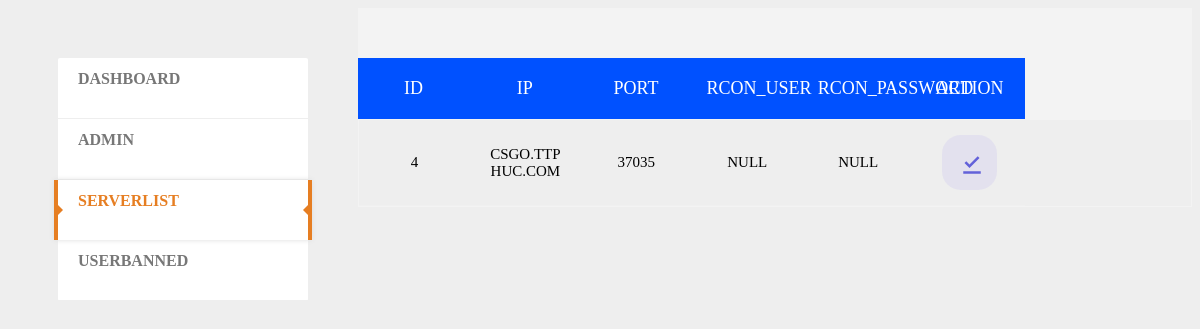
Screenshot of /admin/dashboard.php?page=serverlist&edit=4 with the database file from the repository.
### tables this page shows
CREATE TABLE `serverlist` (
  `id` bigint NOT NULL,
  `ip` varchar(255) NOT NULL,
  `port` varchar(255) NOT NULL,
  `rcon_user` varchar(255) DEFAULT NULL,
  `rcon_password` varchar(255) DEFAULT NULL
);

### admin/dashboard.php (the view, shortened to what this page needs)
<?php
	require ('connect.php');
?>
<!DOCTYPE html PUBLIC "-//W3C//DTD XHTML 1.0 Transitional//EN" "http://www.w3.org/TR/xhtml1/DTD/xhtml1-transitional.dtd">
<html xmlns="http://www.w3.org/1999/xhtml">
<head>
    <link href="css/dashboard.css" rel="stylesheet" type="text/css" />
</head>
<?php
	$page = $_GET['page'];
	$edit = $_GET['edit'];
	$delete = $_GET['delete'];
?>
<body>
<div class="container">
	<nav>
		<ul class="mcd-menu">
			<li>
				<a href="?page=dashboard"
				<?php
					if ($page == "dashboard")
					echo'class="active"';
				?> >
					<strong>Dashboard</strong>
				</a>
			</li>
			<?php
				$sql = "SHOW TABLES";
				$result = $conn->query($sql);
				if ($result->num_rows > 0) {
					while ($row = $result->fetch_array()) {
						echo '	<li> <a href="?page='.$row[0].'"';
						if ($page == $row[0]) {echo'class="active"'; }
									echo '><strong>'. $row[0]  .'</strong></a>
								</li>';
					}
				} else {
					echo "NO INFORMATION ON THIS DATABASE !!!";
				}
			 ?>
		</ul>
	</nav>
</div>
	<?php if($page <> "dashboard" && $edit=="" && $delete=="") { ?>
		<div class="tbl-header" >
			<table cellpadding="0" cellspacing="0" border="0">
				<thead>
					<tr>
						<?php
						$sql = "SELECT * FROM $page";
						$result = $conn->query($sql);
						if ($result->num_rows > 0) {
							$row = $result->fetch_assoc();
							foreach ($row as $key => $value) {
							echo '<th>'.$key .'</th>';
							}
						} ?>
						<th> action </th>
					</tr>
				</thead>
			</table>
	</div>
	<div class="tbl-content">
			<table cellpadding="0" cellspacing="0" border="0">
			<tbody align="center">
				<?php
				$sql = "SELECT * FROM $page";
				$result = $conn->query($sql);
				$id=0;
				if ($result->num_rows > 0) {
					while ($row = $result->fetch_assoc()) {
						echo '<tr>';
						foreach ($row as $key => $value) {
							if ($value <>'') {
								echo '<td >' . $value . '</td>';
							} else echo '<td > NULL </td>';
						}
						$id=$id+1;
						echo '<td >
						<a href="?page='.$page.'&edit='.$id.'"><deletebutton class="tooltip">
					  <svg style="color: blue" width="25" height="25" viewBox="0 0 20 20" fill="none" xmlns="http://www.w3.org/2000/svg">
					  <path d="M19 19H5V17H19V19ZM10 14.42L6 10.42L7.41 9.01L10 11.59L16.59 5L18 6.42L10 14.42Z" fill="#6361D9"></path> </svg>
						<span class="tooltiptext">Edit</span>
					  </deletebutton> </a>
					  <a href="?page='.$page.'&delete='.$id.'"><deletebutton class="tooltip">
						<svg xmlns="http://www.w3.org/2000/svg" fill="none" viewBox="0 0 20 20" height="25" width="25">
						  <path fill="#6361D9" d="M8.78842 5.03866C8.86656 4.96052 8.97254 4.91663 9.08305 4.91663H11.4164C11.5269 4.91663 11.6329 4.96052 11.711 5.03866C11.7892
						   5.11681 11.833 5.22279 11.833 5.33329V5.74939H8.66638V5.33329C8.66638 5.22279 8.71028 5.11681 8.78842 5.03866ZM7.16638 5.74939V5.33329C7.16638 4.82496
						   7.36832 4.33745 7.72776 3.978C8.08721 3.61856 8.57472 3.41663 9.08305 3.41663H11.4164C11.9247 3.41663 12.4122 3.61856 12.7717 3.978C13.1311 4.33745
						   13.333 4.82496 13.333 5.33329V5.74939H15.5C15.9142 5.74939 16.25 6.08518 16.25 6.49939C16.25 6.9136 15.9142 7.24939 15.5 7.24939H15.0105L14.2492
						   14.7095C14.2382 15.2023 14.0377 15.6726 13.6883 16.0219C13.3289 16.3814 12.8414 16.5833 12.333 16.5833H8.16638C7.65805 16.5833 7.17054 16.3814 6.81109
						    16.0219C6.46176 15.6726 6.2612 15.2023 6.25019 14.7095L5.48896 7.24939H5C4.58579 7.24939 4.25 6.9136 4.25 6.49939C4.25 6.08518 4.58579 5.74939 5
							5.74939H6.16667H7.16638ZM7.91638 7.24996H12.583H13.5026L12.7536 14.5905C12.751 14.6158 12.7497 14.6412 12.7497 14.6666C12.7497 14.7771 12.7058 14.8831
							12.6277 14.9613C12.5495 15.0394 12.4436 15.0833 12.333 15.0833H8.16638C8.05588 15.0833 7.94989 15.0394 7.87175 14.9613C7.79361 14.8831 7.74972 14.7771
							7.74972 14.6666C7.74972 14.6412 7.74842 14.6158 7.74584 14.5905L6.99681 7.24996H7.91638Z" clip-rule="evenodd" fill-rule="evenodd"></path>
						</svg>
						<span class="tooltiptext">delete</span>
					  </deletebutton></a>
					  </td>';
						echo '</tr>';
					}
				} else {
					echo 'NO INFORMATION';
				}
				?>
			</tbody>
			</table>
			<addbutton class="add-more">
			<span class="circle" aria-hidden="true">
			<span class="icon arrow"></span>
			</span>
			<span class="button-text">Add More</span>
			</addbutton>
	</div>
	<?php }
	else if ( $edit <> "") {
		?>
		<div class="tbl-header" >
			<table cellpadding="0" cellspacing="0" border="0">
				<thead>
					<tr>
						<?php
						$sql = "SELECT * FROM $page";
						$result = $conn->query($sql);
						if ($result->num_rows > 0) {
							$row = $result->fetch_assoc();
							foreach ($row as $key => $value) {
							echo '<th>'.$key .'</th>';
							}
						}?>
						<th> action </th>
					</tr>
				</thead>
			</table>
		</div>
		<div class="tbl-content">
			<table cellpadding="0" cellspacing="0" border="0" id="dataTable" method="POST">
			<tbody align="center">
				<?php
				$edit--;
				$sql = "SELECT * FROM $page LIMIT $edit, 1;";
				$result = $conn->query($sql);
				if ($result->num_rows > 0) {
						$row = $result->fetch_assoc();
						foreach ($row as $key => $value) {
							if ($value <>'') {
								echo '<td contenteditable="true">' . $value . '</td>';
							} else echo '<td contenteditable="true"> NULL </td>';
						}
						echo '<td >
						<input type="hidden" contenteditable="true" name="name" value= "'.$page.'" >
						<input type="hidden"contenteditable="true" name="id" value= "'.$edit.'" >
						<a class="save-btn"><deletebutton class="tooltip" type="submit">
					  <svg style="color: blue" width="25" height="25" viewBox="0 0 20 20" fill="none" xmlns="http://www.w3.org/2000/svg">
					  <path d="M19 19H5V17H19V19ZM10 14.42L6 10.42L7.41 9.01L10 11.59L16.59 5L18 6.42L10 14.42Z" fill="#6361D9"></path> </svg>
						<span class="tooltiptext" >DONE</span>
					  </deletebutton> </a></td></tr>';
					} else { echo 'NO INFORMATION';
				}
				?>
			</tbody>
			</table>
	</div>
<?php }
	?>
</body>
</html>

### admin/css/dashboard.css (style rules this page uses)
body { background: #EEE; overflow-x:hidden; }
.container { float: left; margin: 0px auto; padding: 50px 0; padding-left: 50px; width: 300px; }
@media only screen and (min-width: 1200px) { .container { width:300px; } }
.mcd-menu { list-style: none; padding: 0; margin: 0; background: #FFF; border-radius: 2px; -moz-border-radius: 2px; -webkit-border-radius: 2px; width: 250px; }
.mcd-menu li { position: relative; }
.mcd-menu li a { display: block; text-decoration: none; padding: 12px 20px; color: #777; text-align: left; height: 36px; position: relative; border-bottom: 1px solid #EEE; }
.mcd-menu li a strong { display: block; text-transform: uppercase; }
.mcd-menu li a i, .mcd-menu li a strong, .mcd-menu li a small { position: relative; transition: all 300ms linear; -o-transition: all 300ms linear; -ms-transition: all 300ms linear; -moz-transition: all 300ms linear; -webkit-transition: all 300ms linear; }
.mcd-menu li a.active { position: relative; color: #e67e22; border:0; box-shadow: 0 0 5px #DDD; -moz-box-shadow: 0 0 5px #DDD; -webkit-box-shadow: 0 0 5px #DDD; border-left: 4px solid #e67e22; border-right: 4px solid #e67e22; margin: 0 -4px; }
.mcd-menu li a.active:before { content: ""; position: absolute; top: 42%; left: 0; border-left: 5px solid #e67e22; border-top: 5px solid transparent; border-bottom: 5px solid transparent; }
.mcd-menu li a.active:after { content: ""; position: absolute; top: 42%; right: 0; border-right: 5px solid #e67e22; border-top: 5px solid transparent; border-bottom: 5px solid transparent; }
table { width:80%; table-layout: fixed; }
.tbl-header { background-color: rgba(255,255,255,0.3); min-height: auto; max-height:500px; overflow-x:auto; padding-top: 50px; }
.tbl-content { min-height: auto; max-height:500px; overflow-x:auto; margin-top: 0px; border: 1px solid rgba(255,255,255,0.3); }
th { padding: 20px 15px; text-align: center; font-weight: 500; font-size: 18px; vertical-align: middle; color: #ffffff; text-transform: uppercase; background-color: rgb(0, 81, 255); }
td { padding: 15px; text-align: center; font-family: inherit; vertical-align: middle; text-transform: uppercase; font-weight: 300; font-size: 15px; text-emphasis-color: #000000; color: #000000; border-bottom: solid 1px rgba(255,255,255,0.1); }
deletebutton { display: flex; flex-direction: column; justify-content: center; align-items: center; padding: 1em; border: 0px solid transparent; background-color: rgba(100,77,237,0.08); border-radius: 1.25em; transition: all 0.2s linear; }
.tooltip { position: relative; display: inline-block; }

### rows the page displays
serverlist: id "4", ip "CSGO.TTPHUC.COM", port "37035"

### other values shown
$row[0] "ADMIN"
$row[0] "SERVERLIST"
$row[0] "USERBANNED"
$key "ID"
$key "IP"
$key "PORT"
$key "RCON_USER"
$key "RCON_PASSWORD"
